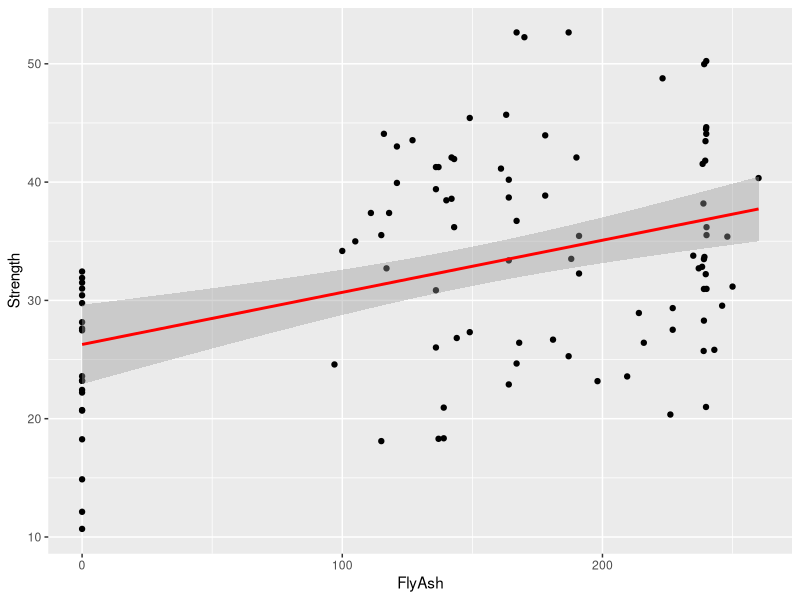
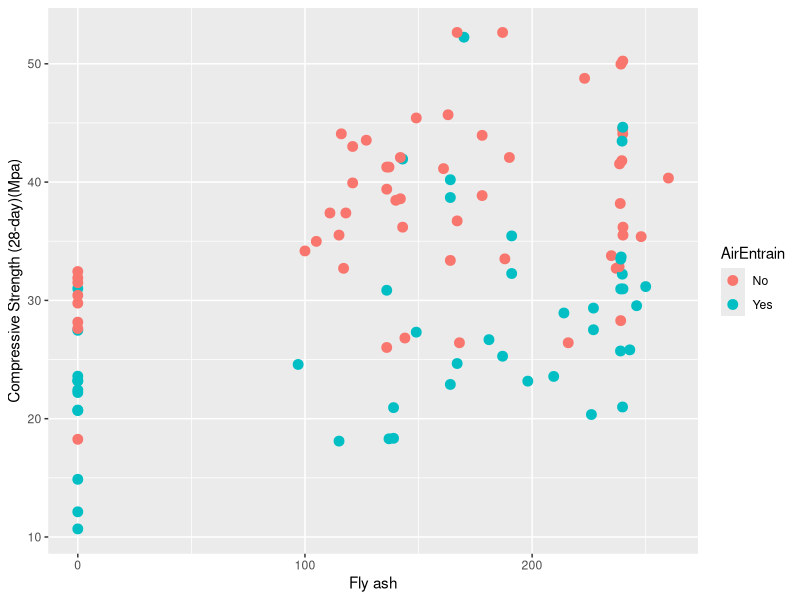
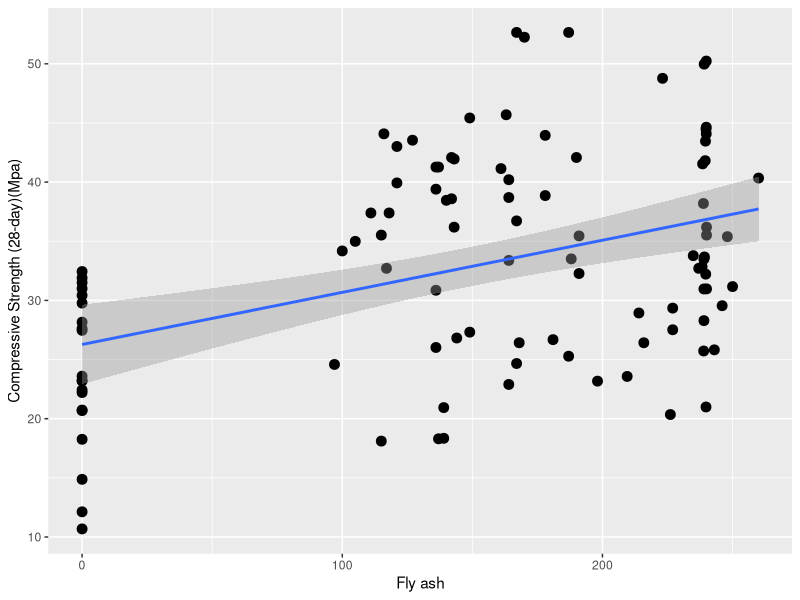

Recreate these plots in R, in order.
## ---- chunk 1
library(tidyverse)
Con <- read_csv("Data/ConcreteStrength.csv")
## ---- chunk 2
  colnames(Con)
## ---- chunk 3
  Con <- Con %>% dplyr::rename(Strength = "Compressive Strength (28-day)(Mpa)",
       FlyAsh = "Fly ash",
       CoarseAgg = "Coarse Aggr.",
       FineAgg = "Fine Aggr.",
       AirEntrain = "Air Entrainment")
## ---- chunk 4
ggplot(Con, mapping=aes(x=FlyAsh, y=Strength)) +
  geom_point() +
   stat_smooth(method = "lm", col = "red")
## ---- chunk 5
ggplot(Con, mapping=aes(x=FlyAsh, y=Strength, color=AirEntrain)) +
  geom_point(size=3) +
  ylab("Compressive Strength (28-day)(Mpa)") +
  xlab("Fly ash")
## ---- chunk 6
ggplot(Con, mapping=aes(x=FlyAsh, y=Strength)) +
  geom_point(size=3) +
  ylab("Compressive Strength (28-day)(Mpa)") +
  xlab("Fly ash") +
  geom_smooth(method=lm, se=TRUE)
## ---- chunk 7
  cor(Con$Strength, Con$FlyAsh)
## ---- chunk 8
  cor.test(Con$Strength, Con$FlyAsh)
## ---- chunk 9
  Con %>% select(-AirEntrain, -No) %>% cor %>% round(2)
